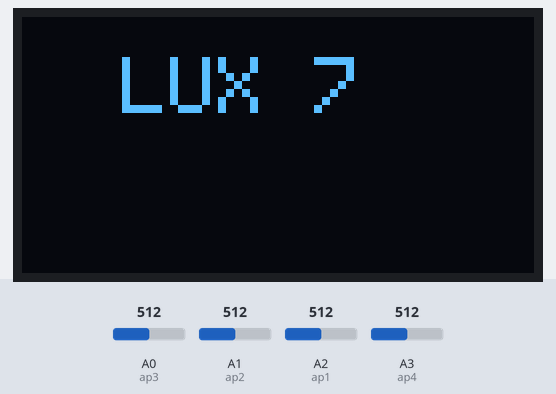
A sketch run on a simulated Arduino Uno, built with avr-gcc and run on an emulated ATmega328P. On the bench: 128×64 one-colour display. Inputs (shaded band) come from the test bench; at power-on: A0 (ap3) = 512, A1 (ap2) = 512, A2 (ap1) = 512, A3 (ap4) = 512.

Above: at 0.1 s.
At 0.7 s:
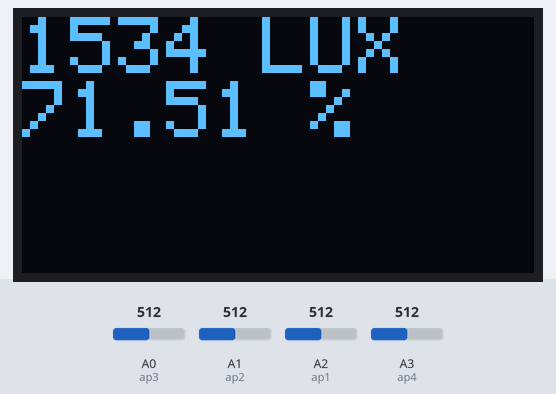
At 1.2 s:
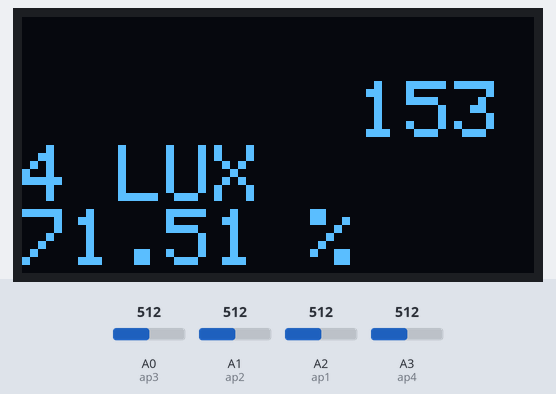
At 1.7 s:
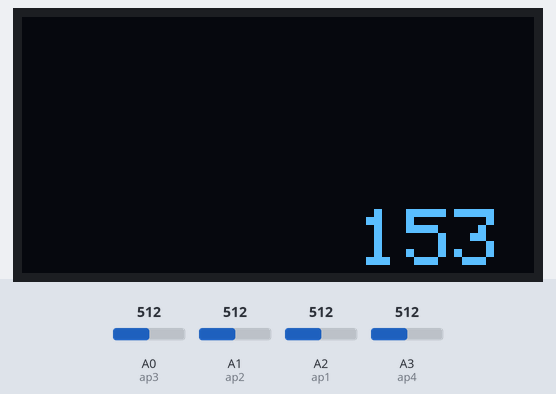

Measured:
- what the display in image 0 shows lasts 0.5 s, from 0.1 s to 0.6 s

The sketch:

Code.ino
```cpp
#include <Wire.h>
#include <Adafruit_SSD1306.h>
#include <Adafruit_GFX.h>

#define OLED_ADDR 0x3C

Adafruit_SSD1306 display(-1);
double const MAXV = 716;
int const MAX = 1022;

int val1,val2,val3,vol,tot,lux;
double prec;

int ap1 = A2;
int ap2 = A1;
int ap3 = A0;
int ap4 = A3;

void setup() {
  display.begin(SSD1306_SWITCHCAPVCC, OLED_ADDR);
  display.clearDisplay();
  display.display();

  display.setTextSize(2);       // Initialize Display
  display.setTextColor(WHITE);
  display.setCursor(25, 10);
  display.print("LUX 7");       // Display Initial Message
  display.display();

  delay(500);

  display.setTextSize(2);
  display.setCursor(0,0);
}

void loop() {
  val1 = analogRead(ap1);       // Take Voltage Readings
  val2 = analogRead(ap2);
  val3 = analogRead(ap3);
  vol = analogRead(ap4);

  prec = (vol/MAXV)*100;        // Calculate Battery Precentage
  tot = val1 + val2 + val3;     // Sum of All Readings

  if(tot>MAX*2)                 // Calculate Lux Value Seperately
    lux = val3 + MAX*2;         // Auto Ranging
  else if(tot>MAX)
    lux = val2 + MAX;
  else
    lux = val1;

  display.clearDisplay();       // Display Lux Value
  display.print(lux);
  display.println(" LUX");
  display.print(prec);
  display.print(" %");
  display.display();

  delay(500);
}
```
